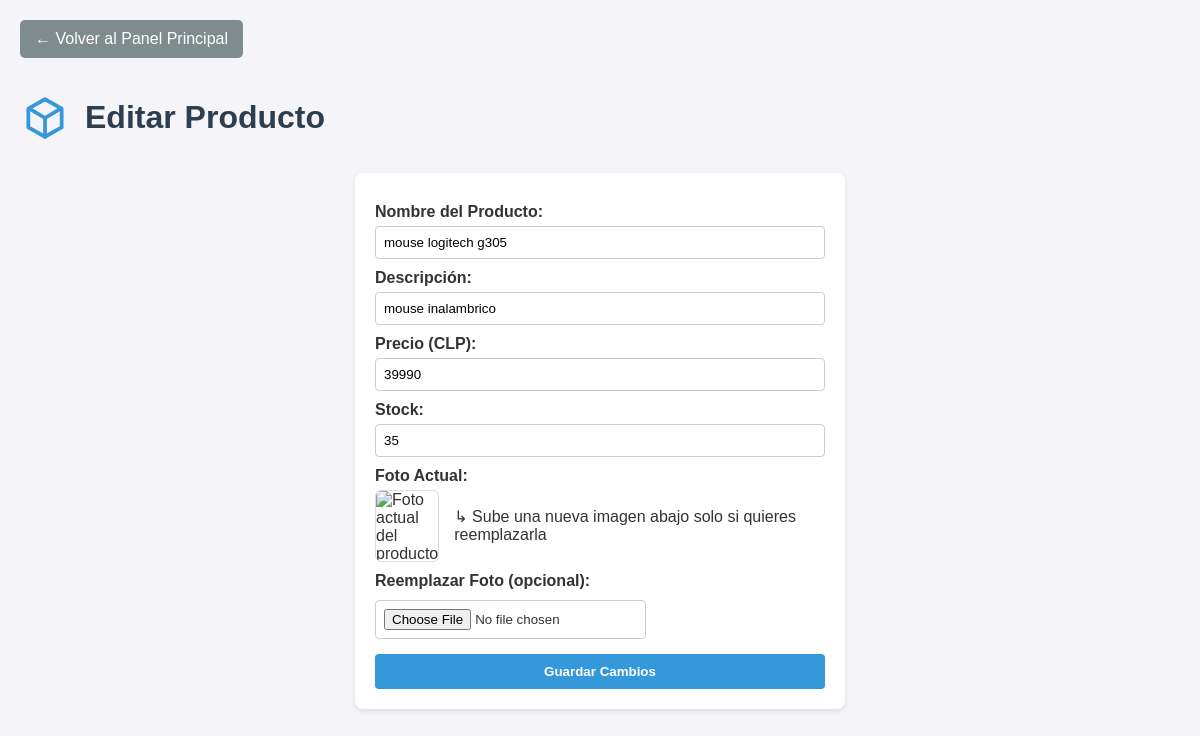
The app's page /editar_producto.php?id=2 with its own data.
### tables this page shows
CREATE TABLE IF NOT EXISTS `producto` (
  `id_producto` int(11) NOT NULL AUTO_INCREMENT,
  `nombre` varchar(100) NOT NULL,
  `descripcion` text DEFAULT NULL,
  `precio` int(11) NOT NULL,
  `stock` int(11) NOT NULL,
  `imagen` varchar(255) DEFAULT NULL,
  PRIMARY KEY (`id_producto`)
);

### editar_producto.php (the view, shortened to what this page needs)
<?php include 'conexion.php'; ?>
<?php
$id_producto = isset($_GET['id']) ? (int)$_GET['id'] : 0;
$stmt = $conn->prepare("SELECT id_producto, nombre, descripcion, precio, stock, imagen FROM PRODUCTO WHERE id_producto = ?");
$stmt->bind_param("i", $id_producto);
$stmt->execute();
$producto = $stmt->get_result()->fetch_assoc();
$ruta_img_actual = !empty($producto['imagen']) ? "uploads/" . htmlspecialchars($producto['imagen']) : "uploads/placeholder.png";
?>
<!DOCTYPE html>
<html lang="es">
<head>
</head>
<body>
    <a href="index.php" class="btn-back">← Volver al Panel Principal</a>
    <div class="cabecera">
        <img src="assets/icons/producto.svg" alt="">
        <h1>Editar Producto</h1>
    </div>
    <div class="box">
        <form action="procesar.php" method="POST" enctype="multipart/form-data" onsubmit="return validarEdicion()">
            <label for="e_nombre">Nombre del Producto:</label>
            <input type="text" id="e_nombre" name="nombre" value="<?php echo htmlspecialchars($producto['nombre']); ?>" required>
            <label for="e_desc">Descripción:</label>
            <input type="text" id="e_desc" name="descripcion" value="<?php echo htmlspecialchars($producto['descripcion'] ?? ''); ?>">
            <label for="e_precio">Precio (CLP):</label>
            <input type="number" id="e_precio" name="precio" value="<?php echo htmlspecialchars($producto['precio']); ?>" required>
            <label for="e_stock">Stock:</label>
            <input type="number" id="e_stock" name="stock" value="<?php echo htmlspecialchars($producto['stock']); ?>" required>
            <label>Foto Actual:</label>
            <div class="imagen-actual">
                <img src="<?php echo $ruta_img_actual; ?>" alt="Foto actual del producto">
                <span>↳ Sube una nueva imagen abajo solo si quieres reemplazarla</span>
            </div>
            <label for="e_imagen">Reemplazar Foto (opcional):</label>
            <div class="imagen-actual">
                <input type="file" id="e_imagen" name="imagen_producto" accept="image/png, image/jpeg, image/webp" onchange="previsualizarImagen(this)">
            </div>
            <input type="submit" value="Guardar Cambios">
        </form>
    </div>
</body>
</html>

### editar_producto.php (style rules this page uses)
body { font-family: Arial, sans-serif; background-color: #f4f4f9; margin: 20px; color: #333; }
h1, h2 { color: #2c3e50; }
.box { background: white; padding: 20px; border-radius: 8px; box-shadow: 0 2px 5px rgba(0,0,0,0.1); max-width: 450px; margin: 0 auto; }
form { display: flex; flex-direction: column; }
label { margin-top: 10px; font-weight: bold; }
input { padding: 8px; margin-top: 5px; border: 1px solid #ccc; border-radius: 4px; }
input[type="submit"] { margin-top: 15px; background-color: #3498db; color: white; border: none; cursor: pointer; font-weight: bold; padding: 10px; }
.btn-back { display: inline-block; background-color: #7f8c8d; color: white; padding: 10px 15px; text-decoration: none; border-radius: 5px; margin-bottom: 20px; }
.cabecera { display: flex; align-items: center; gap: 15px; margin-bottom: 15px; }
.cabecera img { width: 50px; height: 50px; }
.imagen-actual { display: flex; align-items: center; gap: 15px; margin-top: 5px; }
.imagen-actual img { width: 70px; height: 70px; object-fit: cover; border-radius: 6px; border: 1px solid #ddd; }

### records on screen
producto: nombre "mouse logitech g305", descripcion "mouse inalambrico", precio "39990", stock "35"
